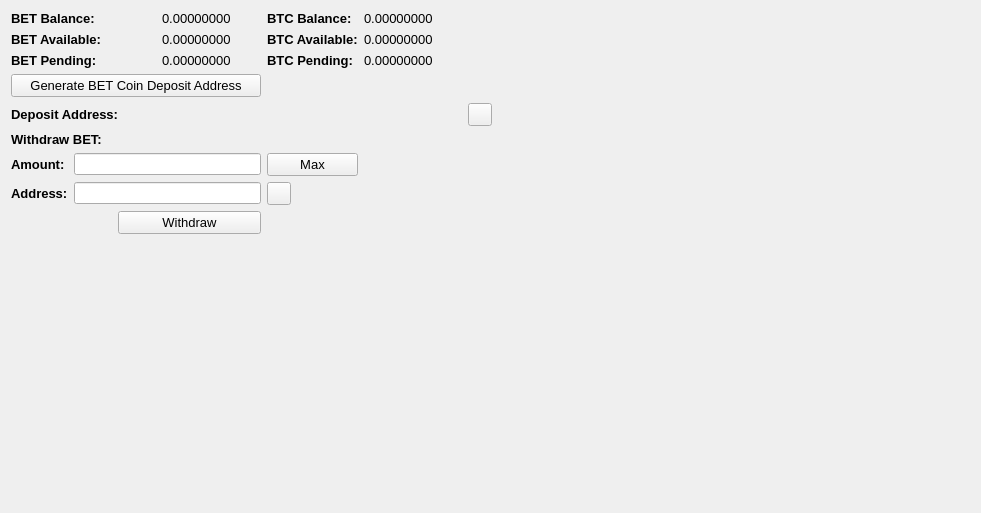
     <widget class="QWidget" name="BalanceTab">
      <attribute name="title">
       <string>Balance</string>
      </attribute>
      <layout class="QGridLayout" name="gridLayout_2">
       <item row="0" column="0" colspan="2">
        <widget class="QLabel" name="label_11">
         <property name="font">
          <font>
           <pointsize>10</pointsize>
           <weight>75</weight>
           <bold>true</bold>
          </font>
         </property>
         <property name="text">
          <string>BET Balance:</string>
         </property>
        </widget>
       </item>
       <item row="0" column="3">
        <widget class="QLabel" name="BETBalanceLabel">
         <property name="font">
          <font>
           <pointsize>10</pointsize>
          </font>
         </property>
         <property name="text">
          <string>0.00000000</string>
         </property>
         <property name="textInteractionFlags">
          <set>Qt::LinksAccessibleByMouse|Qt::TextSelectableByMouse</set>
         </property>
        </widget>
       </item>
       <item row="0" column="4">
        <widget class="QLabel" name="label_12">
         <property name="font">
          <font>
           <pointsize>10</pointsize>
           <weight>75</weight>
           <bold>true</bold>
          </font>
         </property>
         <property name="text">
          <string>BTC Balance:</string>
         </property>
        </widget>
       </item>
       <item row="0" column="5">
        <widget class="QLabel" name="BitcoinBalanceLabel">
         <property name="font">
          <font>
           <pointsize>10</pointsize>
          </font>
         </property>
         <property name="text">
          <string>0.00000000</string>
         </property>
         <property name="textInteractionFlags">
          <set>Qt::LinksAccessibleByMouse|Qt::TextSelectableByMouse</set>
         </property>
        </widget>
       </item>
       <item row="0" column="7" rowspan="10">
        <spacer name="horizontalSpacer_4">
         <property name="orientation">
          <enum>Qt::Horizontal</enum>
         </property>
         <property name="sizeHint" stdset="0">
          <size>
           <width>478</width>
           <height>488</height>
          </size>
         </property>
        </spacer>
       </item>
       <item row="1" column="0" colspan="2">
        <widget class="QLabel" name="label_13">
         <property name="font">
          <font>
           <pointsize>10</pointsize>
           <weight>75</weight>
           <bold>true</bold>
          </font>
         </property>
         <property name="text">
          <string>BET Available:</string>
         </property>
        </widget>
       </item>
       <item row="1" column="3">
        <widget class="QLabel" name="BETAvailableLabel_2">
         <property name="font">
          <font>
           <pointsize>10</pointsize>
          </font>
         </property>
         <property name="text">
          <string>0.00000000</string>
         </property>
         <property name="textInteractionFlags">
          <set>Qt::LinksAccessibleByMouse|Qt::TextSelectableByMouse</set>
         </property>
        </widget>
       </item>
       <item row="1" column="4">
        <widget class="QLabel" name="label_15">
         <property name="font">
          <font>
           <pointsize>10</pointsize>
           <weight>75</weight>
           <bold>true</bold>
          </font>
         </property>
         <property name="text">
          <string>BTC Available:</string>
         </property>
        </widget>
       </item>
       <item row="1" column="5">
        <widget class="QLabel" name="BitcoinAvailableLabel">
         <property name="font">
          <font>
           <pointsize>10</pointsize>
          </font>
         </property>
         <property name="text">
          <string>0.00000000</string>
         </property>
         <property name="textInteractionFlags">
          <set>Qt::LinksAccessibleByMouse|Qt::TextSelectableByMouse</set>
         </property>
        </widget>
       </item>
       <item row="2" column="0" colspan="2">
        <widget class="QLabel" name="label_14">
         <property name="font">
          <font>
           <pointsize>10</pointsize>
           <weight>75</weight>
           <bold>true</bold>
          </font>
         </property>
         <property name="text">
          <string>BET Pending:</string>
         </property>
        </widget>
       </item>
       <item row="2" column="3">
        <widget class="QLabel" name="BETPendingLabel">
         <property name="font">
          <font>
           <pointsize>10</pointsize>
          </font>
         </property>
         <property name="text">
          <string>0.00000000</string>
         </property>
         <property name="textInteractionFlags">
          <set>Qt::LinksAccessibleByMouse|Qt::TextSelectableByMouse</set>
         </property>
        </widget>
       </item>
       <item row="2" column="4">
        <widget class="QLabel" name="label_31">
         <property name="font">
          <font>
           <pointsize>10</pointsize>
           <weight>75</weight>
           <bold>true</bold>
          </font>
         </property>
         <property name="text">
          <string>BTC Pending:</string>
         </property>
        </widget>
       </item>
       <item row="2" column="5">
        <widget class="QLabel" name="BitcoinPendingLabel">
         <property name="font">
          <font>
           <pointsize>10</pointsize>
          </font>
         </property>
         <property name="text">
          <string>0.00000000</string>
         </property>
         <property name="textInteractionFlags">
          <set>Qt::LinksAccessibleByMouse|Qt::TextSelectableByMouse</set>
         </property>
        </widget>
       </item>
       <item row="3" column="0" colspan="4">
        <widget class="QPushButton" name="GenDepositBTN">
         <property name="font">
          <font>
           <pointsize>10</pointsize>
          </font>
         </property>
         <property name="text">
          <string>Generate BET Coin Deposit Address</string>
         </property>
        </widget>
       </item>
       <item row="4" column="0" colspan="3">
        <widget class="QLabel" name="label_33">
         <property name="font">
          <font>
           <pointsize>10</pointsize>
           <weight>75</weight>
           <bold>true</bold>
          </font>
         </property>
         <property name="text">
          <string>Deposit Address:</string>
         </property>
        </widget>
       </item>
       <item row="4" column="3" colspan="3">
        <widget class="QLabel" name="DepositAddressLabel">
         <property name="minimumSize">
          <size>
           <width>300</width>
           <height>0</height>
          </size>
         </property>
         <property name="palette">
          <palette>
           <active>
            <colorrole role="WindowText">
             <brush brushstyle="SolidPattern">
              <color alpha="255">
               <red>0</red>
               <green>0</green>
               <blue>0</blue>
              </color>
             </brush>
            </colorrole>
            <colorrole role="Text">
             <brush brushstyle="SolidPattern">
              <color alpha="255">
               <red>0</red>
               <green>0</green>
               <blue>255</blue>
              </color>
             </brush>
            </colorrole>
           </active>
           <inactive>
            <colorrole role="WindowText">
             <brush brushstyle="SolidPattern">
              <color alpha="255">
               <red>0</red>
               <green>0</green>
               <blue>0</blue>
              </color>
             </brush>
            </colorrole>
            <colorrole role="Text">
             <brush brushstyle="SolidPattern">
              <color alpha="255">
               <red>0</red>
               <green>0</green>
               <blue>255</blue>
              </color>
             </brush>
            </colorrole>
           </inactive>
           <disabled>
            <colorrole role="WindowText">
             <brush brushstyle="SolidPattern">
              <color alpha="255">
               <red>120</red>
               <green>120</green>
               <blue>120</blue>
              </color>
             </brush>
            </colorrole>
            <colorrole role="Text">
             <brush brushstyle="SolidPattern">
              <color alpha="255">
               <red>120</red>
               <green>120</green>
               <blue>120</blue>
              </color>
             </brush>
            </colorrole>
           </disabled>
          </palette>
         </property>
         <property name="font">
          <font>
           <pointsize>10</pointsize>
           <weight>75</weight>
           <bold>true</bold>
          </font>
         </property>
         <property name="text">
          <string/>
         </property>
         <property name="alignment">
          <set>Qt::AlignRight|Qt::AlignTrailing|Qt::AlignVCenter</set>
         </property>
         <property name="textInteractionFlags">
          <set>Qt::LinksAccessibleByMouse|Qt::TextSelectableByKeyboard|Qt::TextSelectableByMouse</set>
         </property>
        </widget>
       </item>
       <item row="4" column="6">
        <widget class="QToolButton" name="DepositCopyButton">
         <property name="toolTip">
          <string>Copy to clipboard</string>
         </property>
         <property name="text">
          <string/>
         </property>
         <property name="icon">
          <iconset resource="../bitcoin.qrc">
           <normaloff>:/icons/editcopy</normaloff>:/icons/editcopy</iconset>
         </property>
         <property name="shortcut">
          <string>Alt+P</string>
         </property>
        </widget>
       </item>
       <item row="5" column="0" colspan="2">
        <widget class="QLabel" name="label_34">
         <property name="font">
          <font>
           <pointsize>10</pointsize>
           <weight>75</weight>
           <bold>true</bold>
          </font>
         </property>
         <property name="text">
          <string>Withdraw BET:</string>
         </property>
        </widget>
       </item>
       <item row="6" column="0">
        <widget class="QLabel" name="label_26">
         <property name="font">
          <font>
           <pointsize>10</pointsize>
           <weight>75</weight>
           <bold>true</bold>
          </font>
         </property>
         <property name="text">
          <string>Amount:</string>
         </property>
        </widget>
       </item>
       <item row="6" column="1" colspan="3">
        <widget class="QLineEdit" name="WithdrawUnitsInput">
         <property name="font">
          <font>
           <pointsize>9</pointsize>
           <weight>75</weight>
           <bold>true</bold>
          </font>
         </property>
         <property name="text">
          <string/>
         </property>
        </widget>
       </item>
       <item row="6" column="4">
        <widget class="QPushButton" name="Withdraw_Max_Amount">
         <property name="font">
          <font>
           <pointsize>10</pointsize>
          </font>
         </property>
         <property name="text">
          <string>Max</string>
         </property>
        </widget>
       </item>
       <item row="7" column="0">
        <widget class="QLabel" name="label_10">
         <property name="font">
          <font>
           <pointsize>10</pointsize>
           <weight>75</weight>
           <bold>true</bold>
          </font>
         </property>
         <property name="text">
          <string>Address:</string>
         </property>
        </widget>
       </item>
       <item row="7" column="1" colspan="3">
        <widget class="QLineEdit" name="WithdrawAddress">
         <property name="font">
          <font>
           <pointsize>9</pointsize>
           <weight>75</weight>
           <bold>true</bold>
          </font>
         </property>
        </widget>
       </item>
       <item row="7" column="4">
        <widget class="QToolButton" name="WithdrawPasteButton">
         <property name="toolTip">
          <string>Paste from clipboard</string>
         </property>
         <property name="text">
          <string/>
         </property>
         <property name="icon">
          <iconset resource="../bitcoin.qrc">
           <normaloff>:/icons/editpaste</normaloff>:/icons/editpaste</iconset>
         </property>
         <property name="shortcut">
          <string>Alt+P</string>
         </property>
        </widget>
       </item>
       <item row="8" column="2" colspan="2">
        <widget class="QPushButton" name="WithdrawUnitsBtn">
         <property name="font">
          <font>
           <pointsize>10</pointsize>
          </font>
         </property>
         <property name="text">
          <string>Withdraw</string>
         </property>
        </widget>
       </item>
       <item row="9" column="0" colspan="6">
        <spacer name="verticalSpacer">
         <property name="orientation">
          <enum>Qt::Vertical</enum>
         </property>
         <property name="sizeHint" stdset="0">
          <size>
           <width>428</width>
           <height>262</height>
          </size>
         </property>
        </spacer>
       </item>
      </layout>
      <zorder>label_31</zorder>
      <zorder>label_15</zorder>
      <zorder>label_12</zorder>
      <zorder>label_14</zorder>
      <zorder>label_13</zorder>
      <zorder>label_11</zorder>
      <zorder>BitcoinBalanceLabel</zorder>
      <zorder>BETBalanceLabel</zorder>
      <zorder>BETAvailableLabel_2</zorder>
      <zorder>BETPendingLabel</zorder>
      <zorder>BitcoinAvailableLabel</zorder>
      <zorder>BitcoinPendingLabel</zorder>
      <zorder>label_33</zorder>
      <zorder>GenDepositBTN</zorder>
      <zorder>DepositAddressLabel</zorder>
      <zorder>Withdraw_Max_Amount</zorder>
      <zorder>label_34</zorder>
      <zorder>WithdrawUnitsInput</zorder>
      <zorder>label_10</zorder>
      <zorder>label_26</zorder>
      <zorder>WithdrawAddress</zorder>
      <zorder>WithdrawUnitsBtn</zorder>
      <zorder>horizontalSpacer_4</zorder>
      <zorder>verticalSpacer</zorder>
      <zorder>WithdrawPasteButton</zorder>
      <zorder>DepositCopyButton</zorder>
     </widget>
